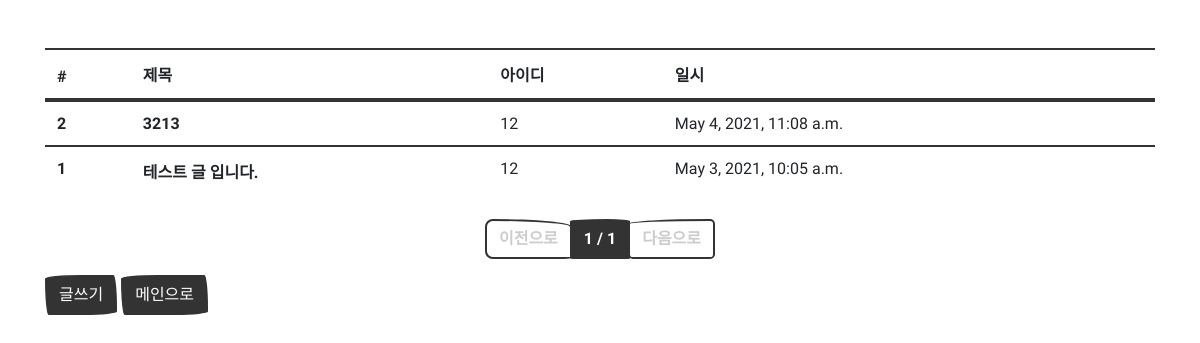
The app's page /board/list/?p=3, older data.
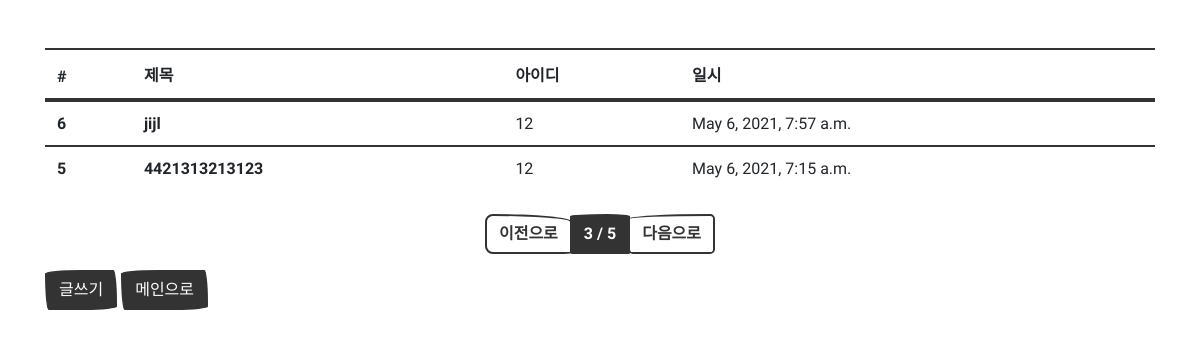
The same page, newer data.
### board/models.py (models this page shows, shortened)
class Board(models.Model):
    title = models.CharField(max_length=128,
                                verbose_name='제목')
    contents = models.TextField(verbose_name='내용')
    writer = models.ForeignKey('fcuser.Fcuser', on_delete=models.CASCADE,
                                verbose_name='작성자')
    tags = models.ManyToManyField('tag.Tag', verbose_name='태그')
    registered_dttm = models.DateTimeField(auto_now_add=True,
                                            verbose_name='등록시간')
    class Meta:
        db_table = 'fastcampus_board'
        verbose_name = '패스트캠퍼스 게시글'
        verbose_name_plural = '패스트캠퍼스 게시글'

### fcuser/models.py (models this page shows)
class Fcuser(models.Model):
    username = models.CharField(max_length=32,
                                verbose_name='사용자명')
    useremail = models.EmailField(max_length=128,
                                verbose_name='사용자 이메일')
    password = models.CharField(max_length=64,
                                verbose_name='비밀번호')
    registered_dttm = models.DateTimeField(auto_now_add=True,
                                            verbose_name='등록시간')
    def __str__(self):
        return self.username
    class Meta:
        db_table = 'fastcampus_fcuser'
        verbose_name = '패스트캠퍼스 사용자'
        verbose_name_plural = '패스트캠퍼스 사용자'

### board/views.py (the view)
# urls.py: path('list/', views.board_list),
def board_list(request):
    all_boards = Board.objects.all().order_by('-id')
    page = int(request.GET.get('p', 1))
    paginator = Paginator(all_boards, 2)
    boards = paginator.get_page(page)
    return render(request, 'board_list.html', {'boards': boards})

### board/templates/board_list.html
{% extends "base.html" %}
{% block contents %}
<div class='row mt-5'>
    <div class="col-12">
        <table class="table">
            <thead>
                <tr>
                    <th>#</th>
                    <th>제목</th>
                    <th>아이디</th>
                    <th>일시</th>
                </tr>
            </thead>
            <tbody>
                {% for board in boards %}
                <tr onclick="location.href='/board/detail/{{ board.id }}'">
                    <th>{{board.id}}</th>
                    <th>{{board.title}}</th>
                    <td>{{board.writer}}</td>
                    <td>{{board.registered_dttm}}</td>
                </tr>
                {% endfor %}
            </tbody>
        </table>
    </div>
</div>
    <div class="row mt-2">
        <div class="col-12">
            <nav>
                <ul class="pagination justify-content-center">
                    {% if boards.has_previous %}
                    <li class="page-item">
                            <a class="page-link" href="?p={{ boards.previous_page_number }}">이전으로</a>
                    </li>
                    {% else %}
                    <li class="page-item disabled">
                        <a class="page-link" href="#">이전으로</a>
                    </li>
                    {% endif %}
                    <li class="page-item active">
                        <a class="page-link" href="#">{{ boards.number }} / {{ boards.paginator.num_pages }}</a>
                    </li>
                    {% if boards.has_next %}
                    <li class="page-item">
                        <a class="page-link" href="?p={{ boards.next_page_number }}">다음으로</a>
                    </li>
                    {% else %}
                    <li class="page-item disabled">
                        <a class="page-link disabled" href="#">다음으로</a>
                    </li>
                    {% endif %}
                </ul>
            </nav>
        </div>
    </div>
    <div class="row">
        <div class="col-12">
        <button class="btn btn-primary" type="button" onclick="location.href='/board/write'" >글쓰기</button>
        <button class="btn btn-primary" type="button" onclick="location.href='/'" >메인으로</button>
        </div>
    </div>
</div>
{% endblock %}

### board/templates/base.html (shortened to what this page needs)
<html>
<head>
<link rel="stylesheet" href='/static/bootstrap.min.css'>
</head>
  <body>
    <div class="container">
      {% block contents %}
      {% endblock %}
</body>
</html>

Row changes from the older to the newer data that the page shows:
no longer on this page (row unchanged): Board: id "2", title "3213", writer "12", registered_dttm "May 4, 2021, 11:08 a.m."
no longer on this page (row unchanged): Board: id "1", title "테스트 글 입니다.", writer "12", registered_dttm "May 3, 2021, 10:05 a.m."
added Board: id "6", title "jijl", writer "12", registered_dttm "May 6, 2021, 7:57 a.m."
added Board: id "5", title "4421313213123", writer "12", registered_dttm "May 6, 2021, 7:15 a.m."
Text that changed along with them:
{{ boards.number }}: "1" → "3"
{{ boards.paginator.num_pages }}: "1" → "5"
